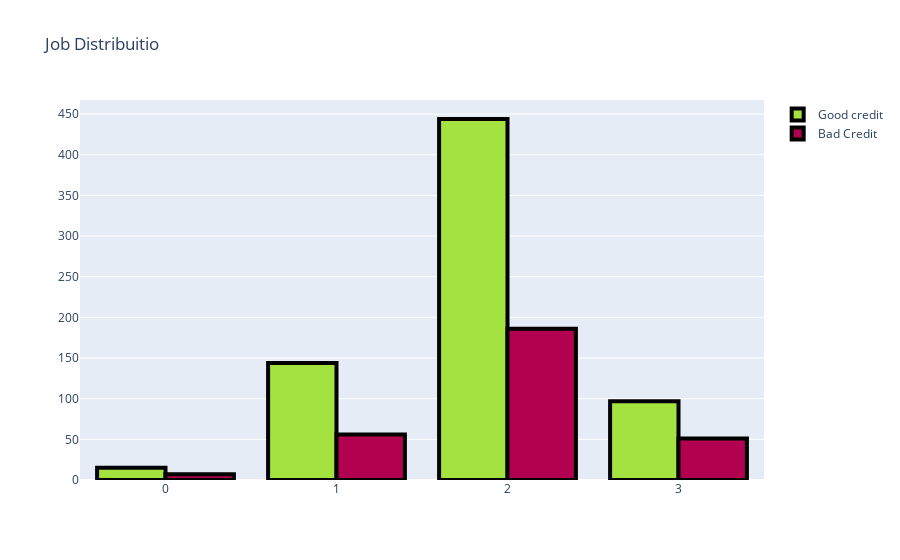

Notebook code cell kept with this figure:
### Markdown cell above
creating a grouped bar chart comparing job types between good and bad credit holders, and then trying to plot histograms of credit amount.

### Code cell
#First plot
trace0 = go.Bar(
                x = df_sm[df_sm["Risk"]== 'good']["Job"].value_counts().index.values,
                y = df_sm[df_sm["Risk"]== 'good']["Job"].value_counts().values,
                name='Good credit',
                marker=dict(
                color='#a4e23f'
                    )
                )

#Second plot
trace1 = go.Bar(
                x = df_sm[df_sm["Risk"]== 'bad']["Job"].value_counts().index.values,
                y = df_sm[df_sm["Risk"]== 'bad']["Job"].value_counts().values,
                name="Bad Credit",
                marker=dict(
                color='#b2014e'
                    )
                )

data = [trace0, trace1]

layout = go.Layout(title='Job Distribuitio')


fig = go.Figure(data=data, layout=layout)
fig.data[0].marker.line.width = 4
fig.data[0].marker.line.color = "black"
fig.data[1].marker.line.width = 4
fig.data[1].marker.line.color = "black"

py.iplot(fig, filename='Job-Grouped')
plt.show()

### Figure 1 — Plotly figure (JSON) as saved in the notebook; plotly's stock layout.template omitted (floating-point values rounded to 4 significant figures)
{"data": [{"marker": {"color": "#a4e23f", "line": {"color": "black", "width": 4}}, "name": "Good credit", "type": "bar", "x": [2, 1, 3, 0], "y": [444, 144, 97, 15]}, {"marker": {"color": "#b2014e", "line": {"color": "black", "width": 4}}, "name": "Bad Credit", "type": "bar", "x": [2, 1, 3, 0], "y": [186, 56, 51, 7]}], "layout": {"title": {"text": "Job Distribuitio"}}}
